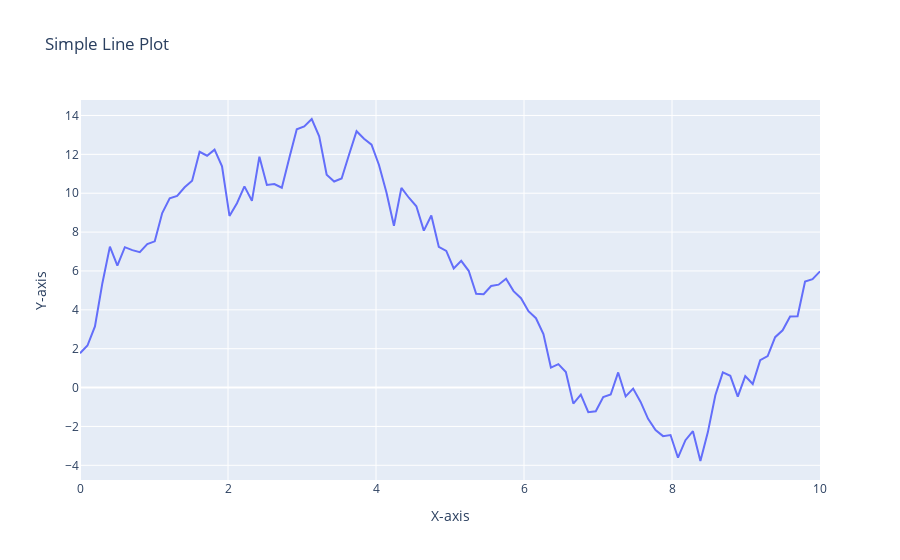

The notebook cell saved with this chart:
### Markdown cell above
20. Using Plotly, create a basic line plot of a randomly generated dataset, label the axes, and set the title as'Simple Line Plot'

### Code cell
import plotly.express as px
import numpy as np
import pandas as pd

# Generate random data
np.random.seed(0)
x = np.linspace(0, 10, 100)
y = np.random.randn(100).cumsum()

# Create a DataFrame
df = pd.DataFrame({'x': x, 'y': y})

# Create a line plot
fig = px.line(df, x='x', y='y', title='Simple Line Plot')

# Label the axes
fig.update_layout(xaxis_title='X-axis', yaxis_title='Y-axis')

# Show the plot
fig.show()

### Figure 1 — Plotly figure (JSON) as saved in the notebook; plotly's stock layout.template omitted (floating-point values rounded to 4 significant figures)
{"data": [{"hovertemplate": "x=%{x}<br>y=%{y}<extra></extra>", "legendgroup": "", "line": {"color": "#636efa", "dash": "solid"}, "marker": {"symbol": "circle"}, "mode": "lines", "name": "", "orientation": "v", "showlegend": false, "type": "scatter", "x": [0, 0.101, 0.202, 0.303, 0.404, 0.5051, 0.6061, 0.7071, 0.8081, 0.9091, 1.01, 1.111, 1.212, 1.313, 1.414, 1.515, 1.616, 1.717, 1.818, 1.919, 2.02, 2.121, 2.222, 2.323, 2.424, 2.525, 2.626, 2.727, 2.828, 2.929, 3.03, 3.131, 3.232, 3.333, 3.434, 3.535, 3.636, 3.737, 3.838, 3.939, 4.04, 4.141, 4.242, 4.343, 4.444, 4.545, 4.646, 4.747, 4.848, 4.949, 5.051, 5.152, 5.253, 5.354, 5.455, 5.556, 5.657, 5.758, 5.859, 5.96, 6.061, 6.162, 6.263, 6.364, 6.465, 6.566, 6.667, 6.768, 6.869, 6.97, 7.071, 7.172, 7.273, 7.374, 7.475, 7.576, 7.677, 7.778, 7.879, 7.98, 8.081, 8.182, 8.283, 8.384, 8.485, 8.586, 8.687, 8.788, 8.889, 8.99, 9.091, 9.192, 9.293, 9.394, 9.495, 9.596, 9.697, 9.798, 9.899, 10], "xaxis": "x", "y": [1.764, 2.164, 3.143, 5.384, 7.251, 6.274, 7.224, 7.073, 6.97, 7.38, 7.524, 8.979, 9.74, 9.861, 10.31, 10.64, 12.13, 11.93, 12.24, 11.39, 8.834, 9.487, 10.35, 9.61, 11.88, 10.42, 10.47, 10.28, 11.82, 13.29, 13.44, 13.82, 12.93, 10.95, 10.6, 10.76, 11.99, 13.19, 12.8, 12.5, 11.45, 10.03, 8.327, 10.28, 9.768, 9.33, 8.077, 8.855, 7.241, 7.028, 6.132, 6.519, 6.009, 4.828, 4.8, 5.228, 5.295, 5.597, 4.963, 4.6, 3.928, 3.568, 2.755, 1.029, 1.206, 0.8042, -0.826, -0.3632, -1.27, -1.219, -0.4894, -0.3605, 0.7789, -0.4559, -0.05354, -0.7383, -1.609, -2.188, -2.5, -2.443, -3.609, -2.708, -2.242, -3.778, -2.29, -0.3941, 0.7846, 0.6047, -0.466, 0.5884, 0.1852, 1.408, 1.616, 2.593, 2.949, 3.656, 3.666, 5.452, 5.579, 5.981], "yaxis": "y"}], "layout": {"legend": {"tracegroupgap": 0}, "title": {"text": "Simple Line Plot"}, "xaxis": {"anchor": "y", "domain": [0, 1], "title": {"text": "X-axis"}}, "yaxis": {"anchor": "x", "domain": [0, 1], "title": {"text": "Y-axis"}}}}
